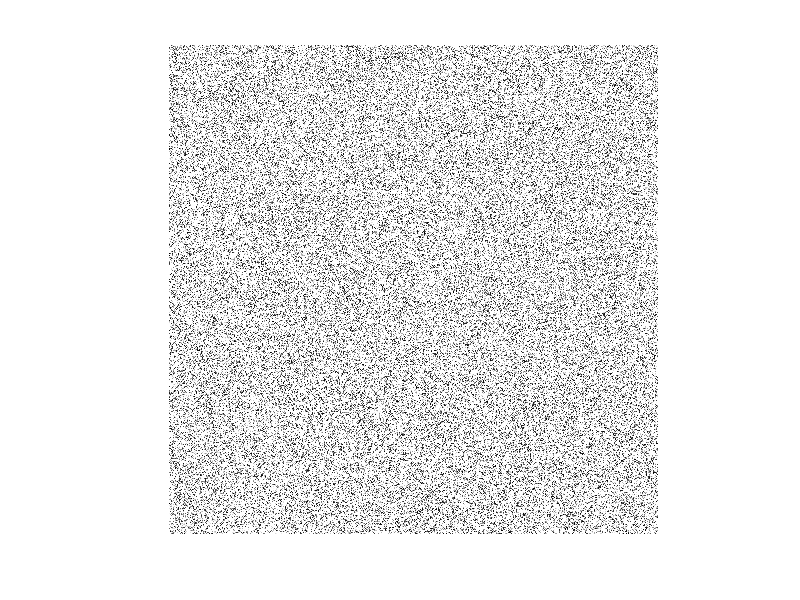

Reproduce this figure in MATLAB.
function SpeedTestNonGPU()
        im = imshow(randi(720, 720, 'uint8'));
        avg = 0;
        for i = 1:100
            tic;
            set(im, 'CData', randi(720, 720, 'uint8'));
            n = toc;
            avg = avg + n; 
        end
        avg = avg / 100
        drawnow;
end

